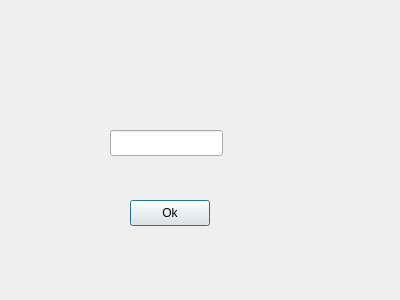
<?xml version="1.0" encoding="UTF-8"?>
<ui version="4.0">
 <class>sexy</class>
 <widget class="QDialog" name="sexy">
  <property name="geometry">
   <rect>
    <x>0</x>
    <y>0</y>
    <width>400</width>
    <height>300</height>
   </rect>
  </property>
  <property name="windowTitle">
   <string>Dialog</string>
  </property>
  <widget class="QPushButton" name="pushButton">
   <property name="geometry">
    <rect>
     <x>130</x>
     <y>200</y>
     <width>80</width>
     <height>26</height>
    </rect>
   </property>
   <property name="text">
    <string>Ok</string>
   </property>
  </widget>
  <widget class="QLineEdit" name="mansrt">
   <property name="geometry">
    <rect>
     <x>110</x>
     <y>130</y>
     <width>113</width>
     <height>26</height>
    </rect>
   </property>
  </widget>
 </widget>
 <resources/>
 <connections>
  <connection>
   <sender>pushButton</sender>
   <signal>clicked()</signal>
   <receiver>sexy</receiver>
   <slot>close()</slot>
   <hints>
    <hint type="sourcelabel">
     <x>157</x>
     <y>205</y>
    </hint>
    <hint type="destinationlabel">
     <x>99</x>
     <y>209</y>
    </hint>
   </hints>
  </connection>
 </connections>
</ui>
